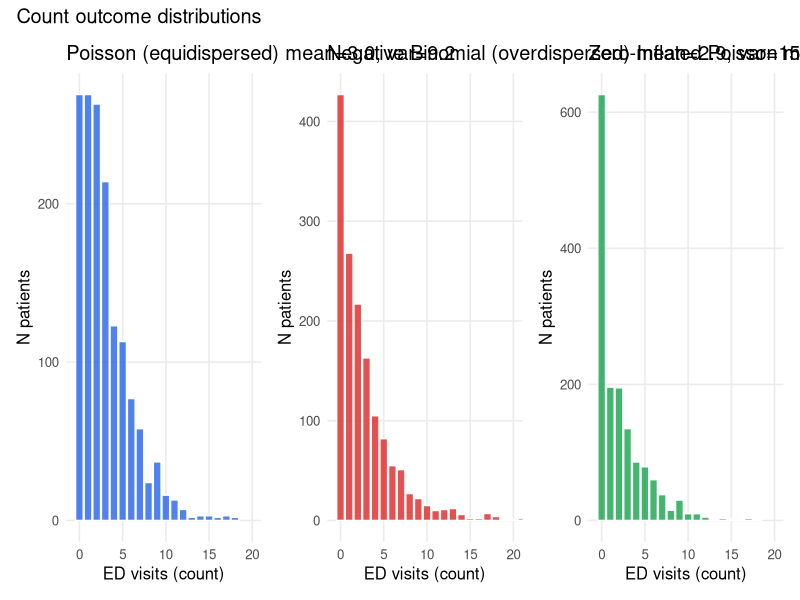
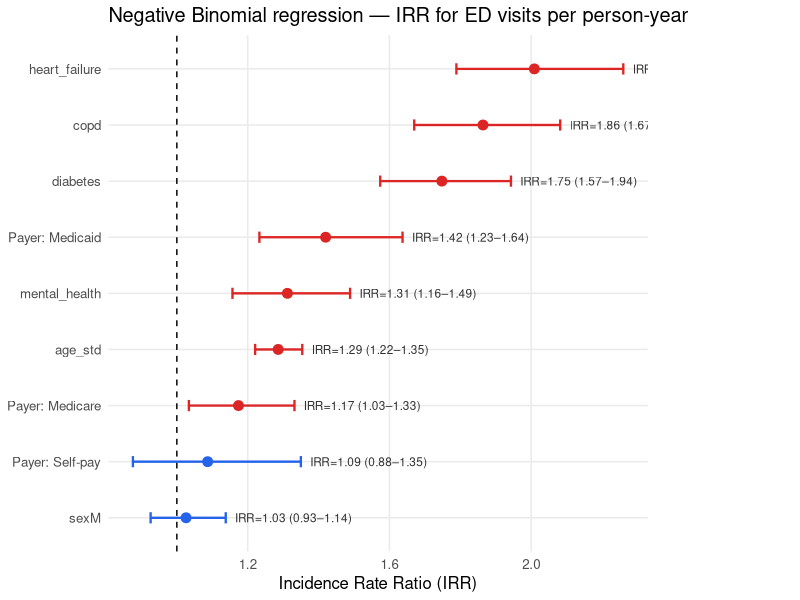
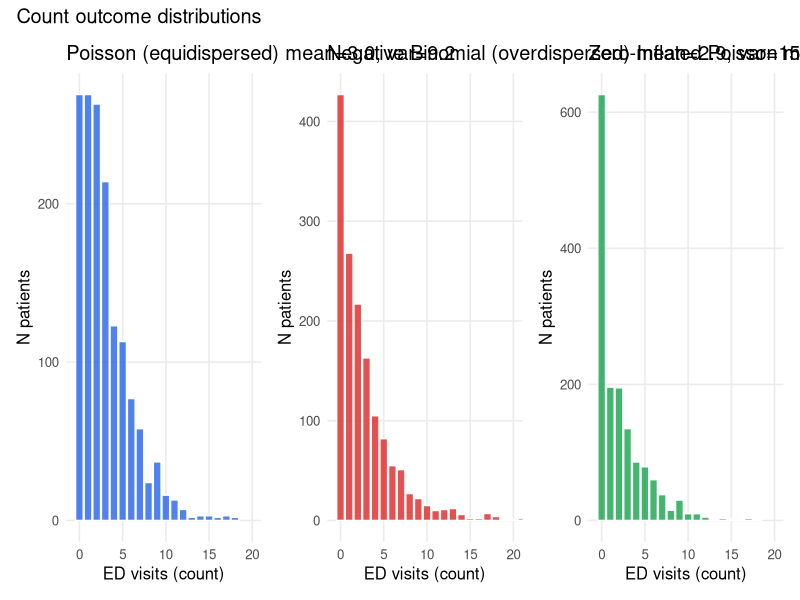
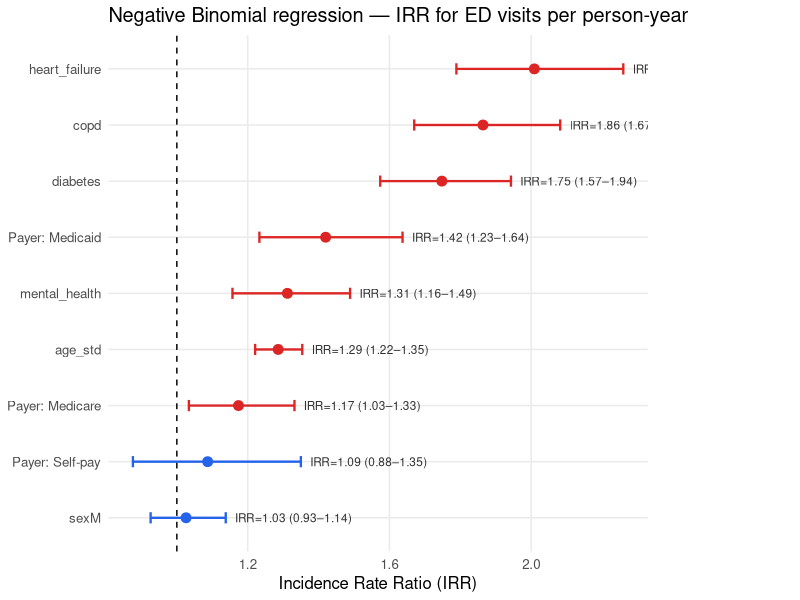

Reproduce these figures in R, in order.
## ---- chunk 1
library(dplyr)
library(tidyr)
library(ggplot2)
library(broom)
library(MASS, exclude = "select")
library(tibble)
library(patchwork)

theme_set(
  theme_minimal(base_size = 12) +
    theme(
      panel.background = element_rect(fill = "white", colour = NA),
      plot.background  = element_rect(fill = "white", colour = NA),
      panel.grid.minor = element_blank()
    )
)

mod03_dir <- file.path(tempdir(), "mod03")
dir.create(mod03_dir, showWarnings = FALSE, recursive = TRUE)

logistic <- function(x) 1 / (1 + exp(-x))

set.seed(42)
N <- 1500
base <- matrix(rnorm(N * 3), ncol = 3)

set.seed(99)
ages          <- as.integer(pmin(pmax(rnorm(N, 58, 15), 18), 90))
sexes         <- sample(c("M", "F"), N, replace = TRUE, prob = c(0.48, 0.52))
diabetes      <- rbinom(N, 1, logistic(0.6 * base[, 1] - 0.5))
heart_failure <- rbinom(N, 1, logistic(0.4 * base[, 2] - 1.2))
copd          <- rbinom(N, 1, logistic(0.5 * base[, 3] - 1.0))
mental_health <- rbinom(N, 1, logistic(0.3 * base[, 3] - 1.4))
payers        <- sample(
  c("Medicare", "Medicaid", "Private", "Self-pay"),
  N, replace = TRUE, prob = c(0.38, 0.24, 0.30, 0.08)
)
follow_up_yrs <- round(runif(N, 0.5, 3.0), 2)  # Person-years of follow-up

# ED visits count: Poisson with mean depending on predictors
log_mu <- (-0.3 + 0.5 * diabetes + 0.8 * heart_failure + 0.6 * copd
           + 0.02 * (ages - 58) + 0.4 * mental_health
           + 0.3 * as.integer(payers == "Medicaid")
           + log(follow_up_yrs))             # offset for follow-up time
true_mu <- exp(log_mu)

# Overdispersed count (NB with dispersion)
ed_visits_pois <- rpois(N, true_mu)                          # Poisson
# nbinom: number of failures before `size` successes; p = size / (size + mu)
ed_visits_nb   <- rnbinom(N, size = 2, mu = true_mu)         # NegBin (overdispersed)

# Zero-inflated count (many true zeros)
zero_mask     <- rbinom(N, 1, 0.30)                     # 30% structural zeros
ed_visits_zip <- ifelse(zero_mask == 1, 0, ed_visits_pois)  # Zero-inflated

df <- tibble(
  patient_id     = sprintf("PT-%05d", seq_len(N)),
  age            = ages,
  sex            = sexes,
  payer          = relevel(factor(payers), ref = "Private"),
  diabetes       = diabetes,
  heart_failure  = heart_failure,
  copd           = copd,
  mental_health  = mental_health,
  follow_up_yrs  = follow_up_yrs,
  log_follow_up  = log(follow_up_yrs),
  ed_visits      = ed_visits_nb,      # primary outcome (overdispersed)
  ed_visits_pois = ed_visits_pois,    # comparison
  ed_visits_zip  = ed_visits_zip      # zero-inflated comparison
) |>
  mutate(age_std = as.numeric(scale(age)))

cat(sprintf("Dataset: %d x %d\n", nrow(df), ncol(df)))
cat(sprintf("ED visits — mean: %.2f, var: %.2f\n", mean(df$ed_visits), var(df$ed_visits)))
cat(sprintf("Overdispersion ratio (var/mean): %.2f\n", var(df$ed_visits) / mean(df$ed_visits)))
cat("  (ratio > 1 = overdispersed → negative binomial preferred)\n")
cat(sprintf("Zero proportion: %.1f%%\n", mean(df$ed_visits == 0) * 100))
## ---- chunk 2
plot_counts <- function(col, title, colour) {
  counts <- tibble(k = df[[col]]) |> count(k, name = "n")
  ggplot(counts, aes(k, n)) +
    geom_col(fill = colour, alpha = 0.8, colour = "white") +
    coord_cartesian(xlim = c(-0.5, min(20, max(counts$k)))) +
    labs(
      x = "ED visits (count)", y = "N patients",
      title = sprintf("%s mean=%.1f, var=%.1f", title, mean(df[[col]]), var(df[[col]]))
    )
}

p_dist <- plot_counts("ed_visits_pois", "Poisson (equidispersed)", "#2563EB") +
  plot_counts("ed_visits", "Negative Binomial (overdispersed)", "#DC2626") +
  plot_counts("ed_visits_zip", "Zero-Inflated Poisson", "#16A34A") +
  plot_annotation(title = "Count outcome distributions")
print(p_dist)
ggsave(file.path(mod03_dir, "count_distributions.png"), p_dist,
       width = 15, height = 4, dpi = 120)
## ---- chunk 3
# Offset = log(follow_up_yrs) → models RATE (visits per person-year)
model_pois <- glm(
  ed_visits ~ age_std + sex + diabetes + heart_failure + copd + mental_health + payer,
  data = df, family = poisson(), offset = log_follow_up
)
print(summary(model_pois))
## ---- chunk 4
# Incidence Rate Ratios (IRR) = exp(β)
irr_df <- broom::tidy(model_pois, conf.int = TRUE, exponentiate = TRUE) |>
  filter(term != "(Intercept)") |>
  transmute(
    Predictor = term,
    `β`       = round(log(estimate), 3),
    IRR       = round(estimate, 3),
    IRR_lo    = round(conf.low, 3),
    IRR_hi    = round(conf.high, 3),
    p_value   = round(p.value, 3)
  ) |>
  arrange(desc(IRR))

cat("Incidence Rate Ratios (IRR) — Poisson regression:\n")
print(irr_df)
cat("\n")
hf_irr <- irr_df$IRR[irr_df$Predictor == "heart_failure"]
cat(sprintf("Interpretation of heart_failure IRR = %.2f:\n", hf_irr))
cat(sprintf("  Patients with HF have %.0f%% MORE ED visits per year than those without.\n",
            (hf_irr - 1) * 100))
## ---- chunk 5
overdispersion_test <- function(model_pois, df, outcome_col) {
  # Cameron-Trivedi auxiliary regression test for overdispersion.
  # H0: Var(Y) = μ  (equidispersion — Poisson OK)
  # H1: Var(Y) > μ  (overdispersion — use NB)
  mu_hat <- predict(model_pois, type = "response")
  y <- df[[outcome_col]]
  aux_y <- ((y - mu_hat)^2 - y) / mu_hat
  aux_model <- lm(aux_y ~ 0 + mu_hat)
  sm <- summary(aux_model)
  list(
    alpha = unname(coef(aux_model)[1]),
    t_stat = unname(sm$coefficients[1, "t value"]),
    p_val  = unname(sm$coefficients[1, "Pr(>|t|)"])
  )
}

od <- overdispersion_test(model_pois, df, "ed_visits")
cat("Overdispersion test (Cameron-Trivedi):\n")
cat(sprintf("  α̂ = %.4f\n", od$alpha))
cat(sprintf("  t = %.3f, p = %.4f\n\n", od$t_stat, od$p_val))
if (od$p_val < 0.05) {
  cat("  ✗ Significant overdispersion detected (α > 0, p < 0.05)\n")
  cat("    → Use Negative Binomial regression\n")
} else {
  cat("  ✓ No significant overdispersion (Poisson is appropriate)\n")
}

disp_ratio <- model_pois$deviance / model_pois$df.residual
cat(sprintf("\nDeviance / df residual = %.2f  (>1 supports overdispersion)\n", disp_ratio))
## ---- chunk 6
model_nb <- MASS::glm.nb(
  ed_visits ~ age_std + sex + diabetes + heart_failure + copd + mental_health + payer +
    offset(log_follow_up),
  data = df
)
print(summary(model_nb))
## ---- chunk 7
# Compare Poisson vs NB coefficients
irr_pois <- broom::tidy(model_pois, conf.int = TRUE, exponentiate = TRUE) |>
  transmute(Predictor = term, IRR_Pois = estimate, p_Pois = p.value)
irr_nb_tid <- broom::tidy(model_nb, conf.int = TRUE, exponentiate = TRUE) |>
  transmute(Predictor = term, IRR_NB = estimate, IRR_lo = conf.low,
            IRR_hi = conf.high, p_NB = p.value)

irr_nb <- irr_pois |>
  inner_join(irr_nb_tid, by = "Predictor") |>
  filter(!Predictor %in% c("(Intercept)", "alpha")) |>
  mutate(across(where(is.numeric), ~ round(.x, 3)))

cat("Poisson vs Negative Binomial — IRR comparison:\n")
print(irr_nb)
cat(sprintf("\nNB theta (inverse dispersion): %.3f\n", model_nb$theta))
cat("  (small theta / large 1/theta confirms overdispersion)\n")
cat("\nAIC comparison:\n")
cat(sprintf("  Poisson AIC : %.1f\n", AIC(model_pois)))
cat(sprintf("  NB AIC      : %.1f\n", AIC(model_nb)))
cat("  → Model with lower AIC is preferred\n")
## ---- chunk 8
# When there are too many zeros (patients who never use ED)
cat("Zero-inflated ED visits (structural zeros):\n")
cat(sprintf("  Observed zeros : %d (%.1f%%)\n",
            sum(df$ed_visits_zip == 0), mean(df$ed_visits_zip == 0) * 100))
cat(sprintf("  Poisson expected zeros: %d\n",
            as.integer(round(nrow(df) * exp(-mean(df$ed_visits_zip))))))

# Fit Zero-Inflated Poisson via pscl if available
zip_ok <- requireNamespace("pscl", quietly = TRUE)
if (zip_ok) {
  zip_model <- pscl::zeroinfl(
    ed_visits_zip ~ age_std + diabetes + heart_failure + copd + mental_health +
      offset(log_follow_up) |
      age_std + diabetes + heart_failure + copd + mental_health,
    data = df, dist = "poisson"
  )
  cat("\nZero-Inflated Poisson — selected coefficients:\n")
  zip_count <- summary(zip_model)$coefficients$count
  zip_tid <- as.data.frame(zip_count) |>
    rownames_to_column("term") |>
    mutate(
      IRR = exp(Estimate),
      conf.low = exp(Estimate - 1.96 * `Std. Error`),
      conf.high = exp(Estimate + 1.96 * `Std. Error`)
    ) |>
    mutate(across(where(is.numeric), ~ round(.x, 3)))
  print(zip_tid)
  cat(sprintf("\nAIC: %.1f\n", AIC(zip_model)))
} else {
  # Fallback: two-part hurdle-style sketch with glm (always runs)
  cat("\npscl not installed — hurdle-style two-part model instead.\n")
  df$any_ed <- as.integer(df$ed_visits_zip > 0)
  m_zero <- glm(
    any_ed ~ age_std + diabetes + heart_failure + copd + mental_health,
    data = df, family = binomial()
  )
  m_count <- glm(
    ed_visits_zip ~ age_std + diabetes + heart_failure + copd + mental_health,
    data = df |> filter(ed_visits_zip > 0), family = poisson(),
    offset = log_follow_up[df$ed_visits_zip > 0]
  )
  cat("Zero-process (logistic) ORs:\n")
  print(broom::tidy(m_zero, conf.int = TRUE, exponentiate = TRUE) |>
          filter(term != "(Intercept)"))
  cat("\nPositive-count Poisson IRRs:\n")
  print(broom::tidy(m_count, conf.int = TRUE, exponentiate = TRUE) |>
          filter(term != "(Intercept)"))
}
## ---- chunk 9
# Forest plot — NB model IRRs
irr_plot <- irr_nb |>
  filter(!grepl("Intercept|alpha", Predictor)) |>
  mutate(
    colour = ifelse(IRR_NB > 1 & p_NB < 0.05, "#DC2626", "#2563EB"),
    lab = sprintf("IRR=%.2f (%.2f–%.2f)", IRR_NB, IRR_lo, IRR_hi),
    Predictor = gsub("payer", "Payer: ", Predictor)
  )

p_irr <- ggplot(irr_plot, aes(IRR_NB, reorder(Predictor, IRR_NB), colour = I(colour))) +
  geom_vline(xintercept = 1, linetype = "dashed") +
  geom_errorbarh(aes(xmin = IRR_lo, xmax = IRR_hi), height = 0.2, linewidth = 0.8) +
  geom_point(size = 3) +
  geom_text(aes(x = IRR_hi, label = lab), hjust = -0.08, size = 3, colour = "grey20") +
  labs(
    x = "Incidence Rate Ratio (IRR)", y = NULL,
    title = "Negative Binomial regression — IRR for ED visits per person-year"
  ) +
  theme(plot.margin = margin(5, 110, 5, 5))

print(p_irr)
ggsave(file.path(mod03_dir, "count_forest_plot.png"), p_irr,
       width = 9, height = 5, dpi = 120)
## ---- chunk 10
# Exercise 5 — interaction term
model_nb_int <- MASS::glm.nb(
  ed_visits ~ age_std + diabetes + heart_failure + copd + mental_health +
    diabetes:heart_failure + offset(log_follow_up),
  data = df
)
cat("NB model with diabetes × heart_failure interaction:\n")
tid_int <- broom::tidy(model_nb_int, conf.int = TRUE, exponentiate = TRUE)
for (name in c("heart_failure", "diabetes", "diabetes:heart_failure")) {
  row <- tid_int |> filter(term == name)
  if (nrow(row) == 1) {
    cat(sprintf("  %-30s: IRR=%.3f, p=%.4f\n", name, row$estimate, row$p.value))
  }
}
cat(sprintf("\nBase NB AIC : %.1f\n", AIC(model_nb)))
cat(sprintf("Int NB AIC  : %.1f\n", AIC(model_nb_int)))
